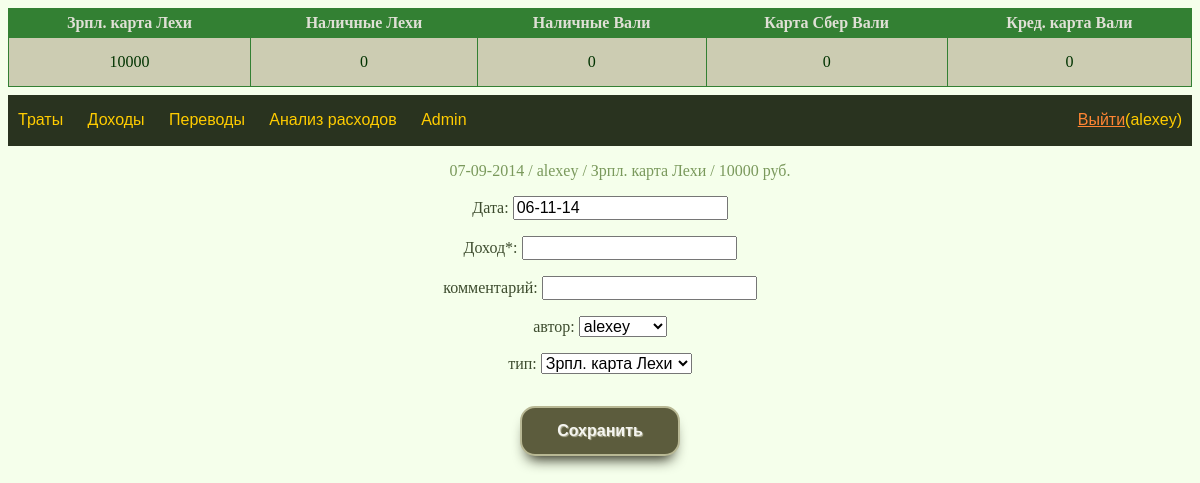
The page /income/ (signed in) on the database as committed earlier.
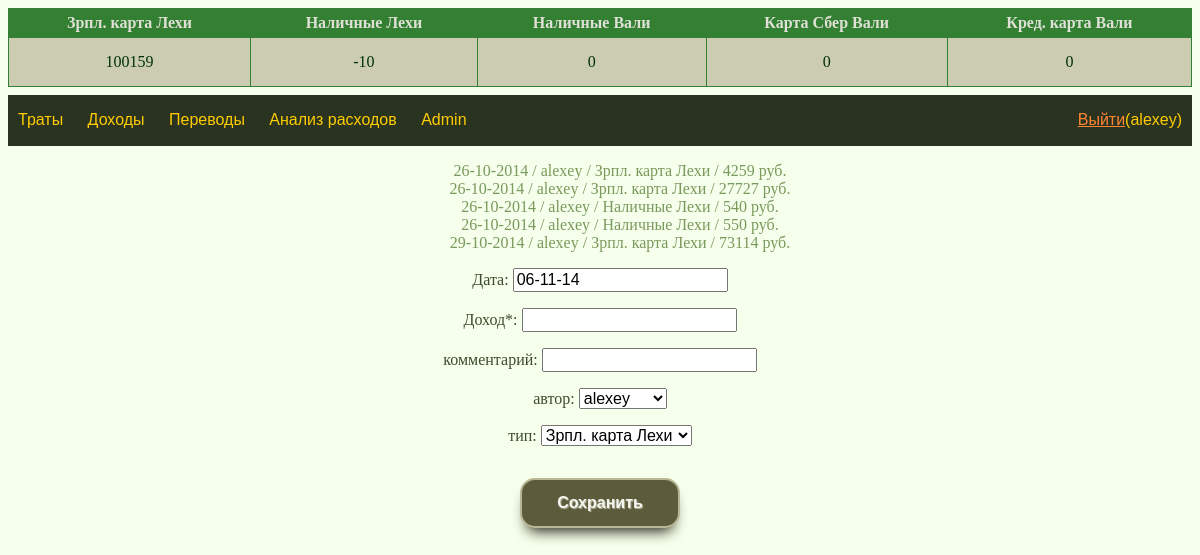
The same page on the database as committed later.
### account/models.py (models this page shows)
class Account(models.Model):
    name = models.CharField(max_length=16, unique=True)
    money = models.IntegerField()
    is_cost_default = models.BooleanField()
    is_income_default = models.BooleanField()
    owner = models.ForeignKey(User)
    class Meta:
        verbose_name = 'Кошелек'
        verbose_name_plural = 'Кошельки'
    def __str__(self):
        return self.name

### income/models.py (models this page shows)
class Income(models.Model):
    incomeType = models.ForeignKey(Account)
    money = models.IntegerField()
    date = models.DateField()
    modified = models.DateTimeField(auto_now=True)
    owner = models.ForeignKey(User)
    comment = models.CharField(max_length=32)
    def __str__(self):
        return r'{} / {} / {} / {} руб.'.format(self.date.strftime('%d-%m-%Y'),
                                                self.owner,
                                                self.incomeType,
                                                self.money)

### income/views.py (the view)
# urls.py: url(r'^(\d+)/$', views.incomeView))
@login_required
def incomeView(request, *args):
    if request.method == 'POST':
        save_income(request)
        return HttpResponseRedirect('/income/')
    else:
        user = request.user
        if args:
            initial_form_values = initial_from_object(args[0])
        else:
            initial_form_values = generate_initial(user)
        form = IncomeForm(initial=initial_form_values)
        account_list = Account.objects.all()
        latest_income_list = Income.objects.order_by('-modified')[:5]
        context = {
            'account_list': account_list,
            'latest_income_list': latest_income_list[::-1],
            'form': form,
            'username': user
        }
        return render(
            request,
            'income/index.html',
            context
        )

### income/forms.py
class IncomeForm(forms.Form):
    date = forms.DateField(
        required=True,
        label='Дата',
        input_formats=[
            '%d-%m-%Y',
            '%d-%m-%y',
            '%d/%m/%y',
            '%d/%m/%Y',
            '%d.%m.%y',
            '%d.%m.%Y'
        ],
        widget=CalendarWidget()
    )
    money = forms.IntegerField(
        label ='Доход*',
        required=True
    )
    comment = forms.CharField(
        max_length=32, required=False,
        label='комментарий'
    )
    owner = forms.ModelChoiceField(
        queryset=User.objects.all(),
        empty_label=None,
        required=False,
        label='автор'
    )
    incomeType = forms.ModelChoiceField(
        queryset=Account.objects.all(),
        required=True,
        label='тип'
    )

### income/views.py (called while the page is built)
def generate_initial(user):
    return {
        'date':         d.today().strftime('%d-%m-%y'),
        'owner':        user,
        'incomeType':   Account.objects.filter(
            owner=user,
            is_income_default=True
            )[0]
    }

### templates/income/index.html
{% extends "base.html" %}
{% block content %}
{% if latest_income_list %}
  <ul>
  {% for income in latest_income_list %}
    <li><a href='/income/{{ income.pk }}/'>{{ income }}</a></li>
  {% endfor %}
  </ul>
{% else %}
  <p>Нет записей</p>
{% endif %}
<form method="post">{% csrf_token %}
{{ form.as_p }}
<input type="submit" value="Сохранить" />
</form>
{% endblock %}

### templates/base.html (shortened to what this page needs)
<!DOCTYPE html>
<html>
<head>
  <link href="/static/style.css" rel="stylesheet">
</head>
<body>
<header>
<table>
  {% for a in account_list %}
  <th>{{ a.name }}</th>
  {% endfor %}
  <tr>
    {% for a in account_list %}
      <td>{{ a.money }}</td>
    {% endfor %}
  </tr>
</table>
<div id="navigation">
  <div id="menu">
    <a href='/'>Траты</a>
    <a href='/income/'>Доходы</a>
    <a href='/transfer/'>Переводы</a>
    <a href='/analytics/'>Анализ расходов</a>
    <a href='/admin/'>Admin</a>
  </div>
  <div id="logout">
    <a href='/accounts/logout/?next=/{% block logout %}{% endblock %}'>Выйти</a>({{ username }})
  </div>
</div>
</header>
<div id="content">
  {% block content %}{% endblock %}
</div>
</body>
</html>

Rows that differ between the two databases and show on the page:
no longer on this page (row unchanged): Income: date+owner+incomeType "07-09-2014 / alexey / Зрпл. карта Лехи / 10000 руб."
changed Account "Зрпл. карта Лехи": money "10000" → "100159"
changed Account "Наличные Лехи": money "0" → "-10"
added Income: date+owner+incomeType "26-10-2014 / alexey / Зрпл. карта Лехи / 4259 руб."
added Income: date+owner+incomeType "26-10-2014 / alexey / Зрпл. карта Лехи / 27727 руб."
added Income: date+owner+incomeType "26-10-2014 / alexey / Наличные Лехи / 540 руб."
added Income: date+owner+incomeType "26-10-2014 / alexey / Наличные Лехи / 550 руб."
added Income: date+owner+incomeType "29-10-2014 / alexey / Зрпл. карта Лехи / 73114 руб."
